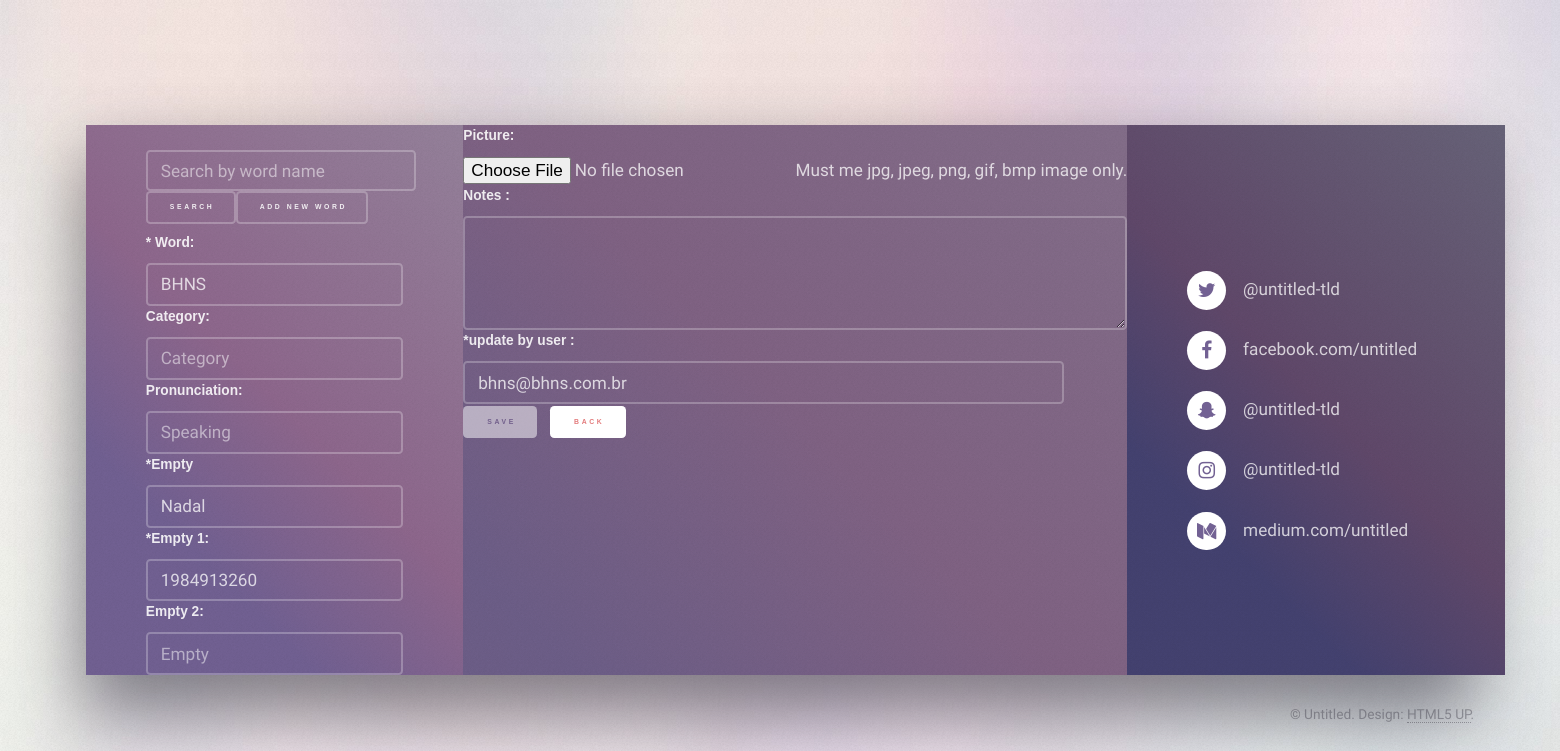
The app's page /_words.php?cid=1, older data.
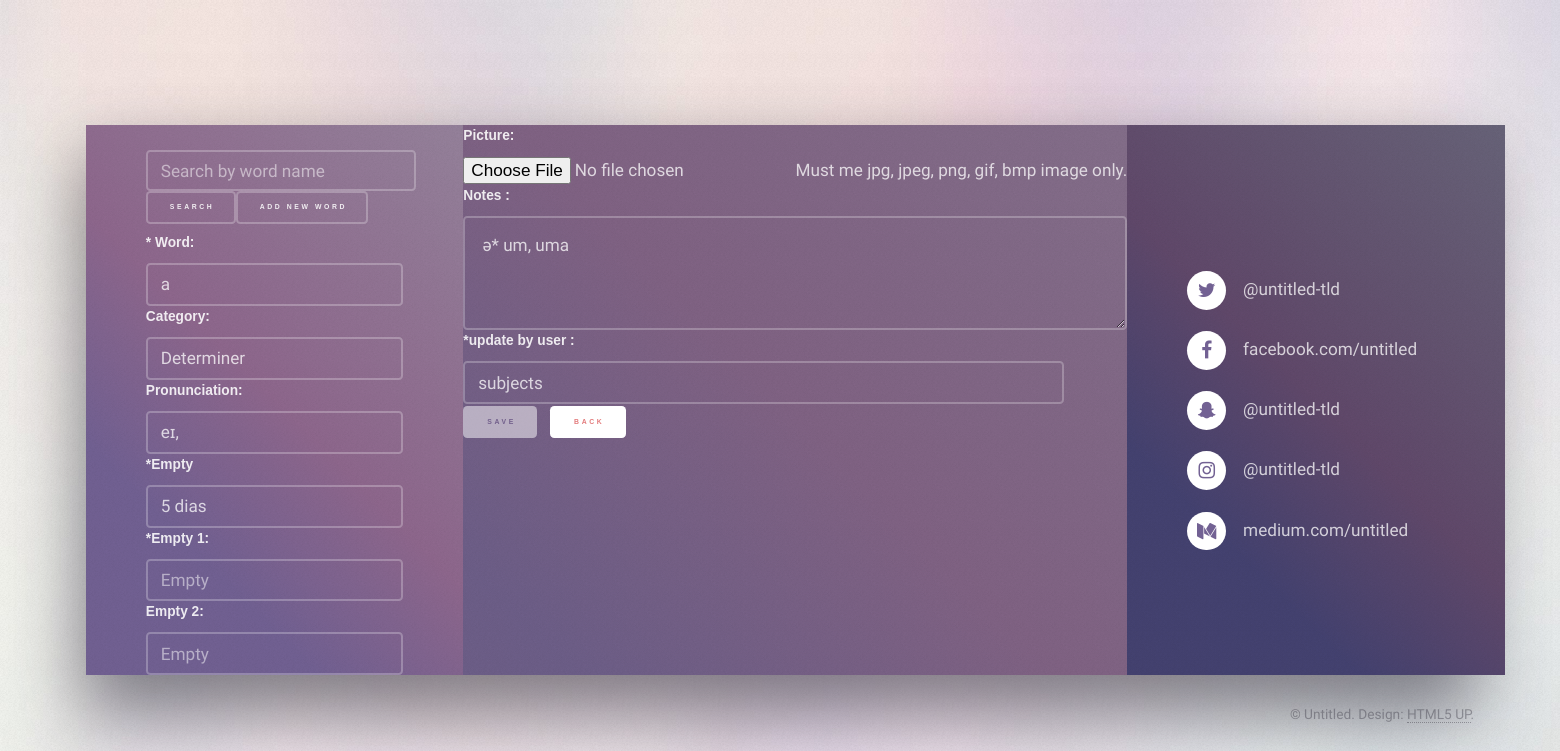
The same page, newer data.
### tables this page shows
CREATE TABLE `main_words` (
  `word_id` int(11) NOT NULL,
  `word_name` varchar(20) NOT NULL,
  `lan_name` varchar(3) NOT NULL,
  `word_ref` text,
  `category_word` varchar(20) NOT NULL,
  `type_name` text,
  `pronunciation` text,
  `notes` text,
  `color_` varchar(20) NOT NULL,
  `frequen_` varchar(20) DEFAULT NULL,
  `email_address` varchar(50) NOT NULL,
  `f_emotion` varchar(20) NOT NULL,
  `sf_emotion` varchar(20) NOT NULL,
  `ssf_emotion` varchar(20) NOT NULL,
  `user_code1` varchar(255) NOT NULL,
  `user_code2` varchar(255) NOT NULL,
  `user_code3` varchar(255) NOT NULL,
  `user_code4` varchar(255) NOT NULL,
  `user_code5` varchar(255) NOT NULL,
  `user_code6` varchar(255) NOT NULL,
  `user_code7` varchar(255) NOT NULL,
  `user_code8` varchar(255) NOT NULL,
  `user_code9` varchar(255) NOT NULL,
  `polarity` varchar(20) NOT NULL,
  `cust_power` int(11) NOT NULL,
  `key_word` varchar(20) NOT NULL,
  `created` timestamp NOT NULL DEFAULT CURRENT_TIMESTAMP,
  `updated` timestamp NULL DEFAULT NULL,
  `word_pic` varchar(20) DEFAULT NULL,
  `word_sound` varchar(20) DEFAULT NULL
);

### _words.php (the view, shortened to what this page needs)
<?php
require_once './_config.php';
include './_header.php';
try {
   $sql = "SELECT * FROM main_words WHERE 1 AND word_id = :cid";
   $check_ = $DB->prepare($sql);
   $check_->bindValue(":cid", intval($_GET["cid"]));
   $check_->execute();
   $results = $check_->fetchAll();
} catch (Exception $ex) {
  echo $ex->getMessage();
}
?>
<section class="panel color1-alt" id="view_word">
    <div class="panel panel-primary">
      <div class="intro color1">
			<div class="span-2-25">
			<form action="_search.php" method="get" >
          <span class="pull-left">
            <label class="col-lg-12 control-label" for="keyword" style="padding-right: 0;">
              <input type="text" value="<?php echo $_GET["keyword"]; ?>" placeholder="Search by word name" id="" class="form-control" name="keyword" style="height: 41px;">
             <button class="button small">Search</button><a href="_edit_word.php" class="button small">Add New Word</a>
		   </label>
            </span>
        </div>
            <div class="field half">
              <label for="word_name"><span class="required">*</span> Word:</label>
              <div class="span-3-10">
                <input type="text" readonly="" value="<?php echo $results[0]["word_name"] ?>" placeholder="First Name" id="word_name" class="color2" name="word_name"><span id="word_name_err" class="error"></span>
              </div>
            </div>
            <div class="field half">
              <label for="category_word">Category:</label>
              <div class="span-3-10">
                <input type="text" readonly="" value="<?php echo $results[0]["category_word"] ?>" placeholder="Category" id="category_word" class="color2" name="category_word">
              </div>
            </div>
		 <div class="field half">
              <label for="pronunciation">Pronunciation:</label>
              <div class="span-3-10">
                <input type="text" readonly="" value="<?php echo $results[0]["pronunciation"] ?>" placeholder="Speaking" id="pronunciation" class="color2" name="pronunciation">
              </div>
            </div>
            <div class="field half">
              <label for="type_name"><span class="required">*</span>Empty</label>
              <div class="span-3-10">
                <input type="text" readonly="" value="<?php echo $results[0]["type_name"] ?>" placeholder="Empty" id="type_name" class="color2" name="type_name"><span id="type_name_err" class="error"></span>
              </div>
            </div>
            <div class="field half">
              <label for="color_"><span class="required">*</span>Empty 1:</label>
              <div class="span-3-10">
                <input type="text" readonly=""  value="<?php echo $results[0]["color_"] ?>" placeholder="Empty" id="color_" class="color2" name="color_"><span id="color__err" class="error"></span>
              </div>
            </div>
            <div class="field half">
              <label for="frequen_">Empty 2:</label>
              <div class="span-3-10">
                <input type="text" readonly="" value="<?php echo $results[0]["frequen_"] ?>" placeholder="Empty" id="frequen_" class="color2" name="frequen_"><span id="frequen__err" class="error"></span>
              </div>
            </div>
</div>
           <div class="class=inner columns divided">
		   <div class="span-3-10">
            <div>
              <label for="word_pic">Picture:</label>
              <div class="span-3-10">
                <input type="file"  id="word_pic" class="form-control file" name="word_pic"><span id="word_pic_err" class="error"></span>
                <span class="help-block">Must me jpg, jpeg, png, gif, bmp image only.</span>
              </div>
            </div>
			</div>
            <div class="fields">
            <div class="field">
              <label for="notes">Notes :</label>
              <div class="span-3-10">
                <textarea id="notes" readonly="" name="notes" rows="3" class="color2"><?php echo $results[0]["notes"] ?></textarea>
              </div>
            </div>
            <div class="field half">
			      <div class="span-3-5">
              <label for="email_address"><span class="required">*</span>update by user :</label>
              <div class="span-3-5">
                <input type="text" readonly="" value="<?php echo $results[0]["email_address"] ?>" placeholder="User or email" id="email_address" class="color3" name="email_address"><span id="email_address_err" class="error"></span>
              </div>
            </div>
			<div class="field half">
											<ul class="actions">
											    <li><input type="submit" value="Save" class="button small primary color1 disabled" /></li>
												<li><a href="_search.php" class="button small primary color2">Back</a></li>
											</ul>
											</div>
      </div>
      </div>
    </div>
						<div class="intro color4">
										<ul class="contact-icons color1">
											<li class="icon fa-twitter"><a href="#">@untitled-tld</a></li>
											<li class="icon fa-facebook"><a href="#">facebook.com/untitled</a></li>
											<li class="icon fa-snapchat-ghost"><a href="#">@untitled-tld</a></li>
											<li class="icon fa-instagram"><a href="#">@untitled-tld</a></li>
											<li class="icon fa-medium"><a href="#">medium.com/untitled</a></li>
										</ul>
									</div>
  </div>
 </section>
<?php
include './_footer.php';
?>

### _header.php (shortened to what this page needs)
<!DOCTYPE HTML>
<html>
	<head>
		<link rel="stylesheet" href="assets/css/main.css" />
	</head>
	<body class="is-preload">
			<div id="page-wrapper">
					<div id="wrapper">

### _footer.php (shortened to what this page needs)
							<div class="copyright">&copy; Untitled. Design: <a href="https://html5up.net">HTML5 UP</a>.</div>
					</div>
			</div>
	</body>
</html>

Row changes from the older to the newer data that the page shows:
changed main_words: word_name "BHNS" → "a"; category_word (not shown) → "Determiner"; pronunciation (not shown) → "eɪ,"; type_name "Nadal" → "5 dias"; notes (not shown) → "ə* um, uma"; email_address "bhns@bhns.com.br" → "subjects"; color_ "1984913260" → (not shown)
